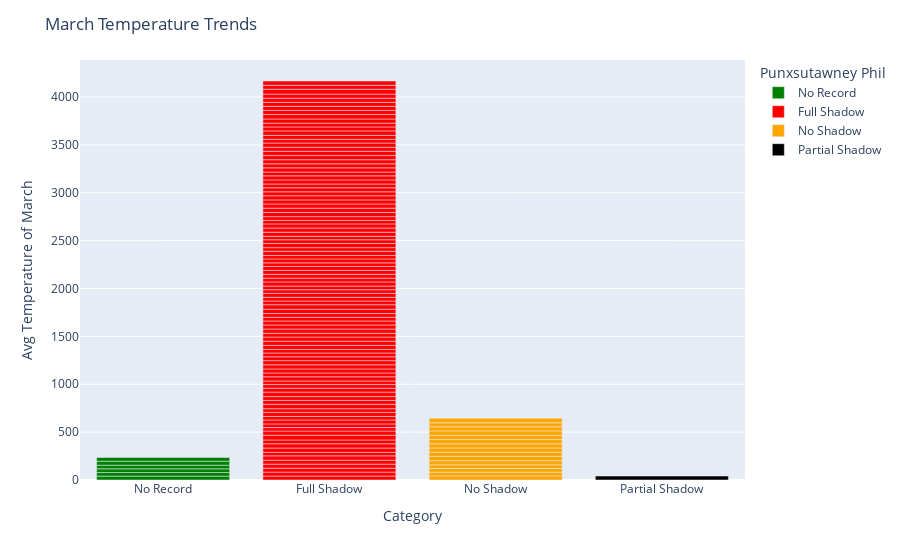

The notebook cell this image was saved under:
### Code cell
fig1.update_layout(xaxis_title = "Category",
                   yaxis_title = "Avg Temperature of March",
                   title = "March Temperature Trends")
fig1.show()

### Figure 1 — Plotly figure (JSON) as saved in the notebook; plotly's stock layout.template omitted (floating-point values rounded to 4 significant figures)
{"data": [{"alignmentgroup": "True", "hovertemplate": "Punxsutawney Phil=%{x}<br>March Average Temperature=%{y}<extra></extra>", "legendgroup": "No Record", "marker": {"color": "green", "pattern": {"shape": ""}}, "name": "No Record", "offsetgroup": "No Record", "orientation": "v", "showlegend": true, "textposition": "auto", "type": "bar", "x": ["No Record", "No Record", "No Record", "No Record", "No Record", "No Record"], "xaxis": "x", "y": [39.97, 38.03, 38.79, 37.63, 41.58, 38.5], "yaxis": "y"}, {"alignmentgroup": "True", "hovertemplate": "Punxsutawney Phil=%{x}<br>March Average Temperature=%{y}<extra></extra>", "legendgroup": "Full Shadow", "marker": {"color": "red", "pattern": {"shape": ""}}, "name": "Full Shadow", "offsetgroup": "Full Shadow", "orientation": "v", "showlegend": true, "textposition": "auto", "type": "bar", "x": ["Full Shadow", "Full Shadow", "Full Shadow", "Full Shadow", "Full Shadow", "Full Shadow", "Full Shadow", "Full Shadow", "Full Shadow", "Full Shadow", "Full Shadow", "Full Shadow", "Full Shadow", "Full Shadow", "Full Shadow", "Full Shadow", "Full Shadow", "Full Shadow", "Full Shadow", "Full Shadow", "Full Shadow", "Full Shadow", "Full Shadow", "Full Shadow", "Full Shadow", "Full Shadow", "Full Shadow", "Full Shadow", "Full Shadow", "Full Shadow", "Full Shadow", "Full Shadow", "Full Shadow", "Full Shadow", "Full Shadow", "Full Shadow", "Full Shadow", "Full Shadow", "Full Shadow", "Full Shadow", "Full Shadow", "Full Shadow", "Full Shadow", "Full Shadow", "Full Shadow", "Full Shadow", "Full Shadow", "Full Shadow", "Full Shadow", "Full Shadow", "Full Shadow", "Full Shadow", "Full Shadow", "Full Shadow", "Full Shadow", "Full Shadow", "Full Shadow", "Full Shadow", "Full Shadow", "Full Shadow", "Full Shadow", "Full Shadow", "Full Shadow", "Full Shadow", "Full Shadow", "Full Shadow", "Full Shadow", "Full Shadow", "Full Shadow", "Full Shadow", "Full Shadow", "Full Shadow", "Full Shadow", "Full Shadow", "Full Shadow", "Full Shadow", "Full Shadow", "Full Shadow", "Full Shadow", "Full Shadow", "Full Shadow", "Full Shadow", "Full Shadow", "Full Shadow", "Full Shadow", "Full Shadow", "Full Shadow", "Full Shadow", "Full Shadow", "Full Shadow", "Full Shadow", "Full Shadow", "Full Shadow", "Full Shadow", "Full Shadow", "Full Shadow", "Full Shadow", "Full Shadow", "Full Shadow", "Full Shadow"], "xaxis": "x", "y": [41.05, 41.27, 40.71, 42.21, 41.76, 45.12, 36.1, 45.7, 43.92, 40.35, 49.44, 44.02, 35.76, 38.71, 40.75, 36.95, 42.15, 38.35, 45.75, 40.89, 40.28, 46.63, 40.42, 38.3, 37.18, 44.24, 39.65, 42.26, 43.12, 43.56, 40.41, 39.42, 37.36, 41.83, 43.61, 43.43, 38.84, 45.01, 42.51, 41.52, 39.2, 38.5, 45.54, 46.78, 38.75, 38.71, 40.77, 38.55, 37.69, 43.75, 39.25, 40.06, 40.75, 41.27, 37.67, 41.45, 35.91, 43.47, 37.9, 43.72, 38.82, 35.44, 43, 43.63, 43.56, 36.03, 39.65, 44.04, 44.29, 44.38, 42.31, 43.18, 41.31, 42.06, 39.36, 42.85, 42.03, 40.08, 43.48, 42.57, 42.67, 43.32, 44.71, 41.79, 44.51, 39.02, 41.34, 46.04, 41.49, 39.54, 43.3, 47.41, 42.31, 42.62, 41.86, 42.87, 43.57, 50.41, 40.51, 45.39], "yaxis": "y"}, {"alignmentgroup": "True", "hovertemplate": "Punxsutawney Phil=%{x}<br>March Average Temperature=%{y}<extra></extra>", "legendgroup": "No Shadow", "marker": {"color": "orange", "pattern": {"shape": ""}}, "name": "No Shadow", "offsetgroup": "No Shadow", "orientation": "v", "showlegend": true, "textposition": "auto", "type": "bar", "x": ["No Shadow", "No Shadow", "No Shadow", "No Shadow", "No Shadow", "No Shadow", "No Shadow", "No Shadow", "No Shadow", "No Shadow", "No Shadow", "No Shadow", "No Shadow", "No Shadow", "No Shadow"], "xaxis": "x", "y": [42.78, 38.84, 38.5, 38.7, 42.4, 46.18, 42.4, 44.74, 43.34, 44.67, 42.8, 47.66, 43.07, 40.91, 47.5], "yaxis": "y"}, {"alignmentgroup": "True", "hovertemplate": "Punxsutawney Phil=%{x}<br>March Average Temperature=%{y}<extra></extra>", "legendgroup": "Partial Shadow", "marker": {"color": "black", "pattern": {"shape": ""}}, "name": "Partial Shadow", "offsetgroup": "Partial Shadow", "orientation": "v", "showlegend": true, "textposition": "auto", "type": "bar", "x": ["Partial Shadow"], "xaxis": "x", "y": [41.31], "yaxis": "y"}], "layout": {"autosize": true, "barmode": "relative", "legend": {"title": {"text": "Punxsutawney Phil"}, "tracegroupgap": 0}, "margin": {"t": 60}, "title": {"text": "March Temperature Trends"}, "xaxis": {"anchor": "y", "autorange": false, "categoryarray": ["No Record", "Full Shadow", "No Shadow", "Partial Shadow"], "categoryorder": "array", "domain": [0, 1], "range": [-0.5, 3.5], "title": {"text": "Category"}, "type": "category"}, "yaxis": {"anchor": "x", "autorange": false, "domain": [0, 1], "range": [0, 4386.0], "title": {"text": "Avg Temperature of March"}, "type": "linear"}}}
